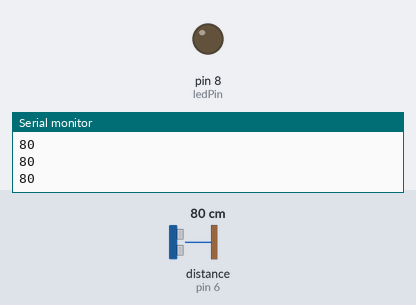
A sketch run on a simulated Arduino Uno, built with avr-gcc and run on an emulated ATmega328P. Parts: output pins drawn as LEDs (lit = HIGH), the last lines printed to the serial monitor. Wiring (inferred from the names in the program): ultrasonic range finder: trigger pin 7; echo pin 6. The test bench sets the inputs (shaded band); at power-on: distance to the obstacle (sensor on pin 6) 80 cm. The echo pulse lasts 58.3 µs per cm; pins used as bus, display or sensor lines are not drawn.

Above: at 1.2 s.
1.3 s: distance to the obstacle (sensor on pin 6) set to 54 cm
2.8 s: distance to the obstacle (sensor on pin 6) set to 48 cm
At 3.4 s:
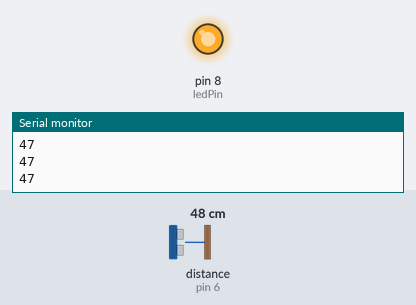
4.3 s: distance to the obstacle (sensor on pin 6) set to 60 cm
At 5.3 s:
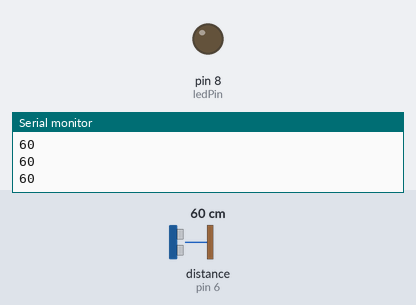
5.8 s: distance to the obstacle (sensor on pin 6) set to 2 cm
At 7.1 s:
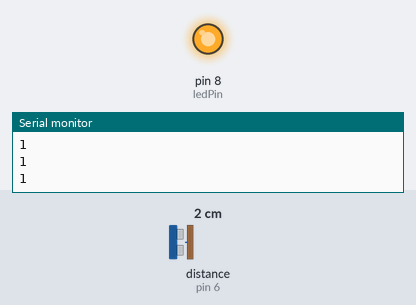
Timing chart, 0 to 8.3 s (numbered marks = the images above; inputs shaded):
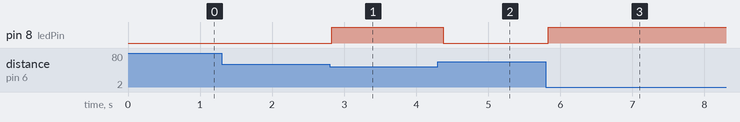

The sketch:

opdracht11_c.ino
```cpp
const int echoPin = 6;
const int trigPin = 7;
int ledPin = 8;

void setup() {
  pinMode(echoPin, INPUT);
  pinMode(trigPin, OUTPUT);
  pinMode(ledPin, OUTPUT);
  Serial.begin(9600);
}

void loop() {

  // send a pulse
  digitalWrite(trigPin, LOW);
  delayMicroseconds(2);
  digitalWrite(trigPin, HIGH);
  delayMicroseconds(5);
  digitalWrite(trigPin, LOW);

  // wait for the echo
  long duration = pulseIn(echoPin, HIGH);


  // convert the time into a distance, the speed of sound is 29 microseconds percentimeter,
  //the pulse traveled forth and back, so we divided the distance by 2
  int cm = duration / 29 / 2;

  Serial.println(cm);


  //if the measured distance is lower than 50 cm, turn on LED
  if(cm<50){
    digitalWrite(ledPin, HIGH);
  }
  //else turn off LED
  else{
    digitalWrite(ledPin, LOW);
  }

  delay(100);
}
```

Measured:
- the behaviour switches between 51 and 50 cm on distance to the obstacle (sensor on pin 6) (found by bisection; images 0 and 1)
- after the input at 2.8 s, pin 8 (ledPin): LOW → HIGH at once
- after the input at 4.3 s, pin 8 (ledPin): HIGH → LOW after 0.08 s
- after the input at 5.8 s, pin 8 (ledPin): LOW → HIGH at once
